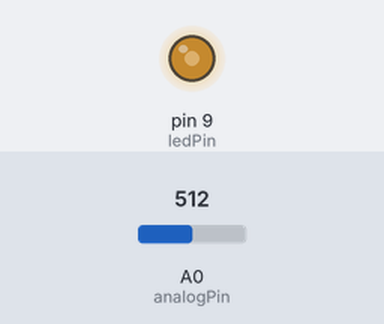
Simulated run of this sketch. Board: Arduino Uno, built with avr-gcc and run on an emulated ATmega328P. On the bench: output pins drawn as LEDs (lit = HIGH). Inputs (shaded band) come from the test bench; at power-on: A0 (analogPin) = 512.

Above: at 1.2 s.
1.3 s: A0 (analogPin) set to 716
At 1.6 s:
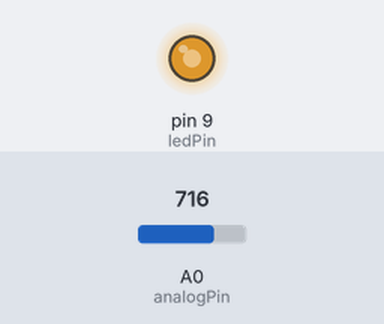
2.8 s: A0 (analogPin) set to 900
At 4.0 s:
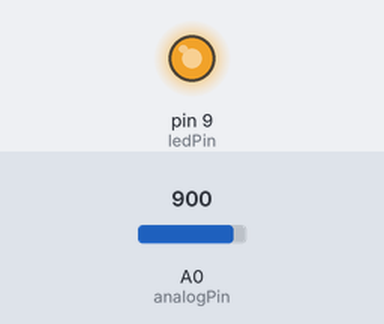
4.3 s: A0 (analogPin) set to 122
At 5.1 s:
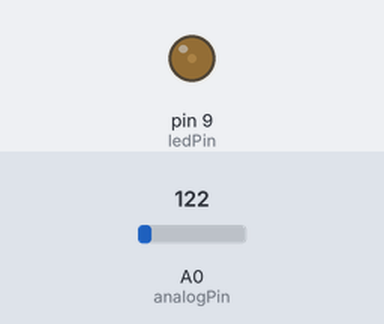
5.8 s: A0 (analogPin) set to 0
At 6.3 s:
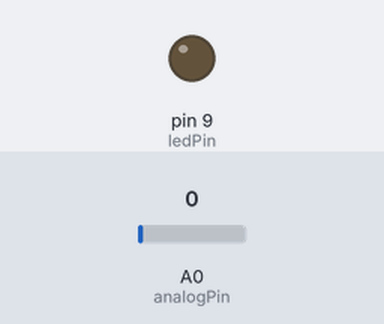
7.3 s: A0 (analogPin) set to 511
At 8.6 s:
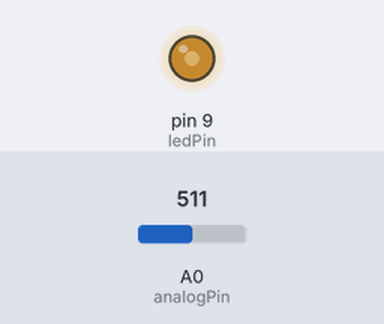
Timing chart, 0 to 9.8 s (numbered marks = the images above; inputs shaded):
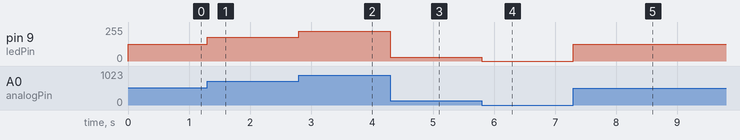

Measured:
- after the input at 1.3 s, pin 9 (ledPin): 127/255 → 178/255 at once
- after the input at 2.8 s, pin 9 (ledPin): 178/255 → 224/255 at once
- after the input at 4.3 s, pin 9 (ledPin): 224/255 → 30/255 at once
- after the input at 5.8 s, pin 9 (ledPin): 30/255 → 0/255 at once
- after the input at 7.3 s, pin 9 (ledPin): 0/255 → 127/255 at once

The sketch:

LB1b_Detector.ino
```cpp
/* Progama de arduino con el que se va a controlar la intensidad de un LED conectado a un detector Luz/oscuridad*/

/*Definición de variables a utilizar en el sketch*/

int ledPin = 9; // LED conectado al pin digital 9
int analogPin = 0; // detect conectado al pin analógico 0
int val = 0; // variable donde se guarda el valor

void setup() {
 pinMode(ledPin, OUTPUT); // asignar como pin de salida
}

void loop() {
 val = analogRead(analogPin); // leer desde el pin 0

 // Como los valores que recoge el detector son de entre 0-1023 se tiene que hacer una correspondecia con los valores que puede tener el LED

 val=map(val, 0, 1023, 0, 255); // Con la función map se adecuan entre los rangos
 val=constrain(val, 0, 255); // Con constrain se asegura que aunque map devuelva un valor fuera del rango se convierta en uno dentro de el

 analogWrite(ledPin, val); // valor del analogWrite desde 0 a 255
}
```
